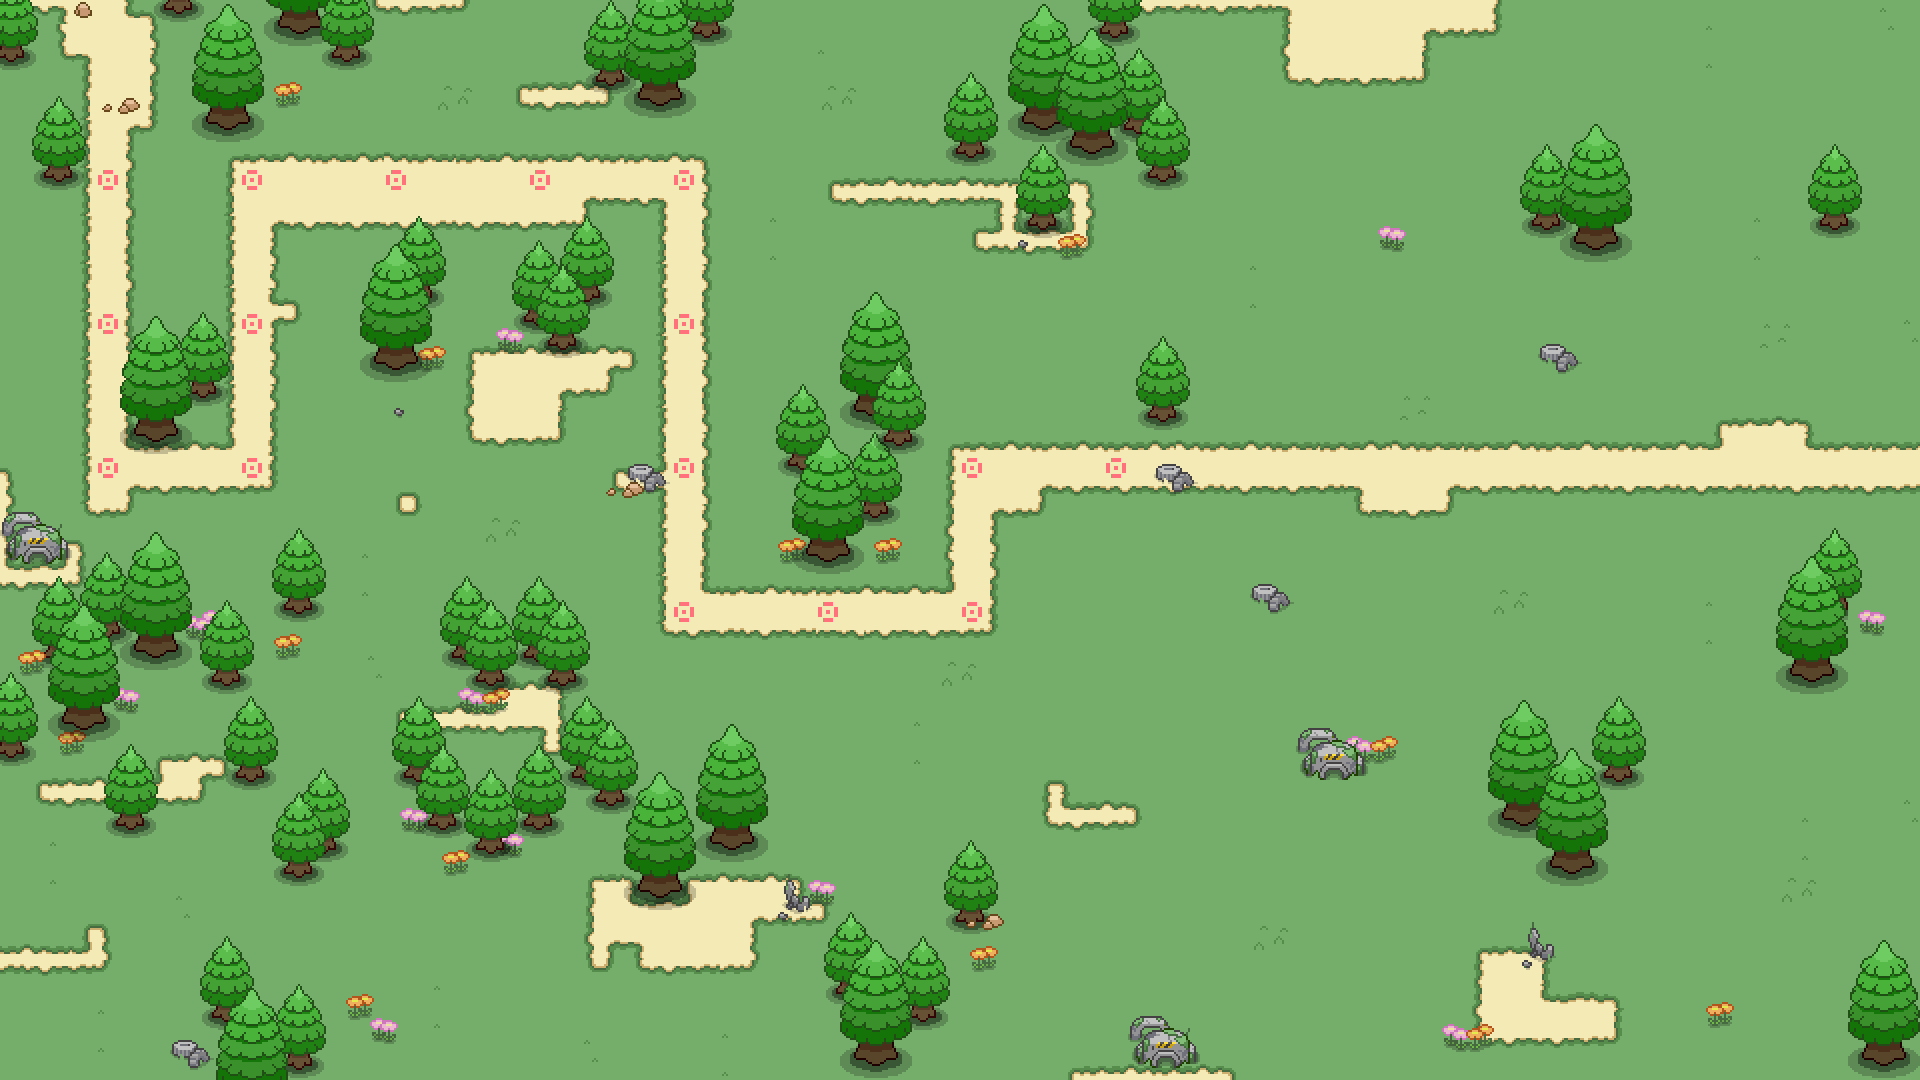

A level layout from a 2D game, rendered from its tile map. Below: a short description, then the map file with tile-grid data replaced by summaries:
An orthogonal 80x45 tile map with 24x24 px tiles, 5 tile layers (grounds, 1, 2, 3, ...), 1 hidden layer not drawn, 3 tilesets.

<map version="1.0" tiledversion="2017.12.07" orientation="orthogonal" renderorder="right-down" width="80" height="45" tilewidth="24" tileheight="24" infinite="0" nextobjectid="1">
 <tileset firstgid="1" name="meta" tilewidth="24" tileheight="24" tilecount="3" columns="3">
  <image source="meta.png" width="72" height="24" />
  <tile id="0">
   <properties>
    <property name="pass" type="bool" value="false" />
   </properties>
  </tile>
  <tile id="2">
   <properties>
    <property name="pass" type="bool" value="true" />
   </properties>
  </tile>
 </tileset>
 <tileset firstgid="4" name="pathtag" tilewidth="24" tileheight="24" tilecount="3" columns="3">
  <image source="pathtag.png" width="72" height="24" />
 </tileset>
 <tileset firstgid="7" name="chapter1" tilewidth="24" tileheight="24" tilecount="1728" columns="32">
  <image source="chapter1.png" width="768" height="1296" />
 </tileset>
 <layer name="grounds" width="80" height="45">
  <data>[3600 cells, 3600 non-empty, 35 distinct tile ids]</data>
 </layer>
 <layer name="1" width="80" height="45">
  <data>[3600 cells, 652 non-empty, 69 distinct tile ids]</data>
 </layer>
 <layer name="2" width="80" height="45">
  <data>[3600 cells, 387 non-empty, 59 distinct tile ids]</data>
 </layer>
 <layer name="3" width="80" height="45">
  <data>[3600 cells, 88 non-empty, 34 distinct tile ids]</data>
 </layer>
 <layer name="pathtag" width="80" height="45">
  <data>[3600 cells, 16 non-empty, 1 distinct tile ids]</data>
 </layer>
 <objectgroup name="gameObj" />
 <layer name="meta" width="80" height="45" visible="0">
  <data>[3600 cells, 92 non-empty, 1 distinct tile ids]</data>
 </layer>
</map>
